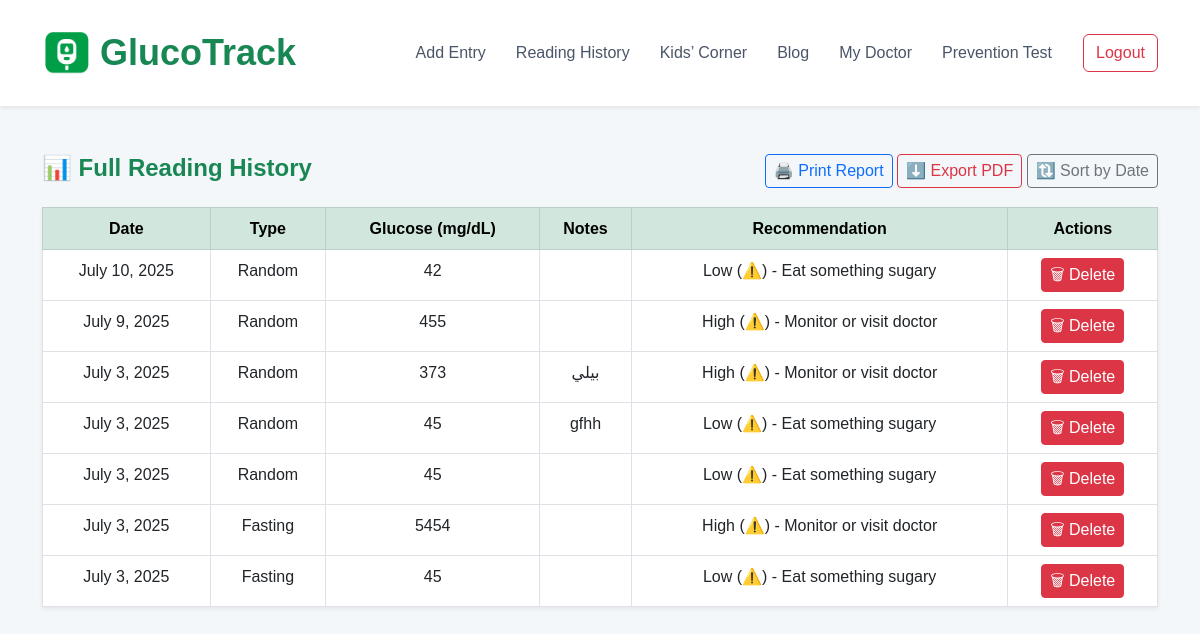
Screenshot of /patient_fullhistory/ (signed in) with the database file from the repository.
### patient_blood/models.py (models this page shows, shortened)
class AddEntry(models.Model):
    patient = models.ForeignKey(PatientProfile, on_delete=models.CASCADE)
    blood_sugar = models.PositiveIntegerField()
    date = models.DateField()
    reading_type = models.CharField(max_length=50, choices=[
        ('Fasting', 'Fasting'),
        ('Random', 'Random'),
        ('After Meal', 'After Meal')
    ])
    note = models.TextField(blank=True, null=True)
    seen_by_doctor = models.BooleanField(default=False)  # ✅ جديد
    class Meta:
        verbose_name = "all Entry"
        verbose_name_plural = "all Entry"

### patient_fullhistory/views.py (the view)
@login_required(login_url='login')
def patient_full_history(request):
    patient = PatientProfile.objects.get(user=request.user)
    all_entries = AddEntry.objects.filter(patient=patient).order_by('-date','-id')
    return render(request, 'Patient/fullhistory.html', {'entries': all_entries})

### templates/Patient/fullhistory.html (shortened to what this page needs)
<!DOCTYPE html>
<html lang="en">
<head>
  {% include 'Patient/navbar.html' %}
</head>
<body>
<div class="container mt-5" id="pdfContent">
  <div class="d-flex justify-content-between">
    <h3 class="text-success fw-bold">📊 Full Reading History</h3>
    <div class="no-print">
      <button class="btn btn-outline-primary btn-sm no-print" onclick="window.print()">🖨️ Print Report</button>
      <button class="btn btn-outline-danger btn-sm no-print" onclick="generatePDF()">⬇️ Export PDF</button>
      <button class="btn btn-outline-secondary btn-sm no-print" onclick="sortTableByDate()">🔃 Sort by Date</button>
    </div>
  </div>
  <table class="table table-bordered shadow-sm mt-3">
    <thead class="table-success text-center">
      <tr>
        <th>Date</th>
        <th>Type</th>
        <th>Glucose (mg/dL)</th>
        <th>Notes</th>
        <th>Recommendation</th>
        <th class="no-print">Actions</th>
      </tr>
    </thead>
    <tbody class="text-center">
      {% for entry in entries %}
        <tr>
          <td>{{ entry.date }}</td>
          <td>{{ entry.reading_type }}</td>
          <td>{{ entry.blood_sugar }}</td>
          <td>{{ entry.note }}</td>
          <td>
            {% if entry.blood_sugar > 180 %}
              High (⚠️) - Monitor or visit doctor
            {% elif entry.blood_sugar < 70 %}
              Low (⚠️) - Eat something sugary
            {% else %}
              Normal ✅
            {% endif %}
          </td>
          <td class="no-print">
            <form method="post" action="{% url 'delete_entry' entry.id %}" onsubmit="return confirm('Are you sure you want to delete this entry?');">
              <button type="submit" class="btn btn-sm btn-danger">🗑 Delete</button>
            </form>
          </td>
        </tr>
      {% empty %}
        <tr><td colspan="6" class="text-muted">No readings found.</td></tr>
      {% endfor %}
    </tbody>
  </table>
</div>
</body>
</html>

### templates/Homepage/favicon.html (shortened to what this page needs)
{% load static %}

### templates/Patient/navbar.html (shortened to what this page needs)
{% load static %}
<head>
  <link href="https://cdn.jsdelivr.net/npm/bootstrap@5.3.0/dist/css/bootstrap.min.css" rel="stylesheet" />
  <link href="https://cdn.jsdelivr.net/npm/bootstrap-icons@1.10.5/font/bootstrap-icons.css" rel="stylesheet" />
  <link href="{% static 'css/style.css' %}" rel="stylesheet">
</head>
<header class="sticky-top bg-white shadow-sm">
  <nav class="navbar navbar-expand-lg">
    <div class="container py-2">
      <a href="{% url 'patient_dashboard' %}" class="navbar-brand d-flex align-items-center">
         <img src="{% static 'icon/favicon3.png' %}" alt="Logo" height="50" class="me-2">
         <h2 class="fw-bold text-success mb-0">GlucoTrack</h2>
       </a>
      <div class="collapse navbar-collapse justify-content-end" id="navbarContent">
        <ul class="navbar-nav me-3">
          <li class="nav-item"><a class="nav-link" href="{% url 'patient_blood' %}">Add Entry</a></li>
          <li class="nav-item"><a class="nav-link" href="{% url 'patient_fullhistory' %}">Reading History</a></li>
          <li class="nav-item"><a class="nav-link" href="{% url 'patient_kidsgame' %}">Kids’ Corner</a></li>
          <li class="nav-item"><a class="nav-link" href="{% url 'patient_blog' %}">Blog</a></li>
          <li class="nav-item"><a class="nav-link" href="{% url 'patient_mydoctor' %}">My Doctor</a></li>
          <li class="nav-item"><a class="nav-link" href="{% url 'patient_prevention_test' %}">Prevention Test</a></li>
        </ul>
        <div class="d-flex">
          <a href="{% url 'logout' %}" class="btn btn-outline-danger">Logout</a>
        </div>
      </div>
    </div>
  </nav>
</header>

### static/css/style.css (style rules this page uses)
html, body { height: 100%; margin: 0; }
body { font-family: 'Poppins', sans-serif; background-color: #f4f7fa; color: #2d3748; --default-color: #43a047; --secondary-color: #1e88e5; --light-gray: #e2e8f0; line-height: 1.6; display: flex; flex-direction: column; }
h2, h3, h5, h6 { font-weight: 600; color: #2d3748; }
h2 { font-size: 2.25rem; }
h3 { font-size: 1.5rem; }
a { color: var(--secondary-color); text-decoration: none; transition: color 0.3s ease; }
.navbar { padding: 15px 0; }
.navbar-brand { font-size: 1.5rem; }
.nav-link { font-weight: 500; padding: 10px 15px !important; color: #4a5568; transition: color 0.3s ease; }
h2 { color: #2b5d4d; }
button, .btn { font-size: 1rem; }

### rows the page displays
AddEntry: date "July 10, 2025", reading_type "Random", blood_sugar "42", shows "Low (⚠️) - Eat something sugary"
AddEntry: date "July 9, 2025", reading_type "Random", blood_sugar "455", shows "High (⚠️) - Monitor or visit doctor"
AddEntry: date "July 3, 2025", reading_type "Random", blood_sugar "373", note "بيلي", shows "High (⚠️) - Monitor or visit doctor"
AddEntry: date "July 3, 2025", reading_type "Random", blood_sugar "45", note "gfhh", shows "Low (⚠️) - Eat something sugary"
AddEntry: date "July 3, 2025", reading_type "Random", blood_sugar "45", shows "Low (⚠️) - Eat something sugary"
AddEntry: date "July 3, 2025", reading_type "Fasting", blood_sugar "5454", shows "High (⚠️) - Monitor or visit doctor"
AddEntry: date "July 3, 2025", reading_type "Fasting", blood_sugar "45", shows "Low (⚠️) - Eat something sugary"
